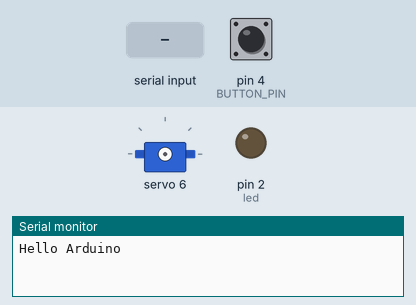
A sketch run on a simulated Arduino Uno, built with avr-gcc and run on an emulated ATmega328P. On the bench: servo, output pins drawn as LEDs (lit = HIGH), the last lines printed to the serial monitor. The inputs (shaded band) are chosen by the test bench; at power-on: pin 4 (BUTTON_PIN) HIGH.

Above: at 1.2 s.
1.3 s: "1\n" received over Serial
At 1.6 s:
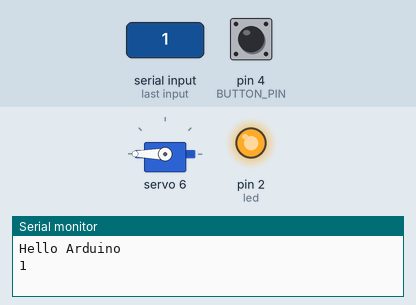
2.8 s: "0\n" received over Serial
At 3.9 s:
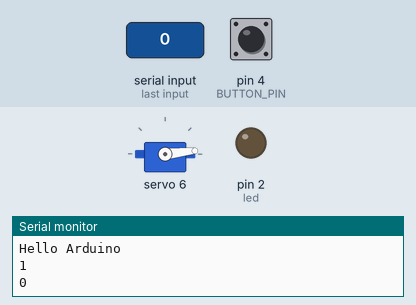
Timing chart, 0 to 5.8 s (numbered marks = the images above; inputs shaded):
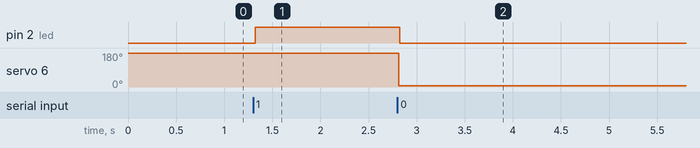

Measured:
- after the input at 1.3 s, pin 2 (led): LOW → HIGH at once
- after the input at 2.8 s, pin 2 (led): HIGH → LOW at once; servo 6: 180° → 6° at once

The sketch:

BAAP_CAMARA.ino
```cpp
#include <Wire.h>
#include <Adafruit_PWMServoDriver.h>

Adafruit_PWMServoDriver pwm = Adafruit_PWMServoDriver(0x40);

int led = 2;
int led1=3;
#define BUTTON_PIN 4

void setup() {
  // Inicializar la comunicación serie a 9600 baudios
  Serial.begin(9600);
  pwm.begin();
  pwm.setPWMFreq(60);
  pinMode(led, OUTPUT);
  pinMode(4, INPUT_PULLUP);
  Serial.println("Hello Arduino");
}

void loop() {
   byte buttonState = digitalRead(BUTTON_PIN);
  if (Serial.available() > 0) {
    // Si hay datos disponibles para leer
    //char string[1]; // Definir un arreglo de caracteres para almacenar el valor recibido (más el carácter nulo)

    // Leer el dato en forma de string
    String inputString = Serial.readStringUntil('\n');
    String sub_S = inputString.substring(0, 1);
    String sub_T = inputString.substring(1, 2);
    //Serial.println(sub_S);
    //Serial.println(sub_T);
    delay(10);
 if (buttonState == HIGH) {
    if (sub_S == "1"){
      pwm.setPWM(6, 0, 670);//mano abierta
      delay(10);
      digitalWrite(led, HIGH);
      Serial.println(sub_S);
    } else if(sub_S == "0"){
      pwm.setPWM(6, 0, 150);//mano cerrada
      delay(10);
      digitalWrite(led, LOW);
      Serial.println(sub_S);
}
 }

if (buttonState == LOW) {
     if(sub_T == "0"){
      pwm.setPWM(3, 0, 150);//girar muñeca
      delay(10);
      digitalWrite(led1, HIGH);
      Serial.println(sub_T);
    }else if(sub_T == "1"){
      pwm.setPWM(3, 0, 670);//muñeca normal
      delay(10);
      digitalWrite(led1, LOW);
      Serial.println(sub_T);
    }
}

    //Serial.println(inputString);
  }
}
```
